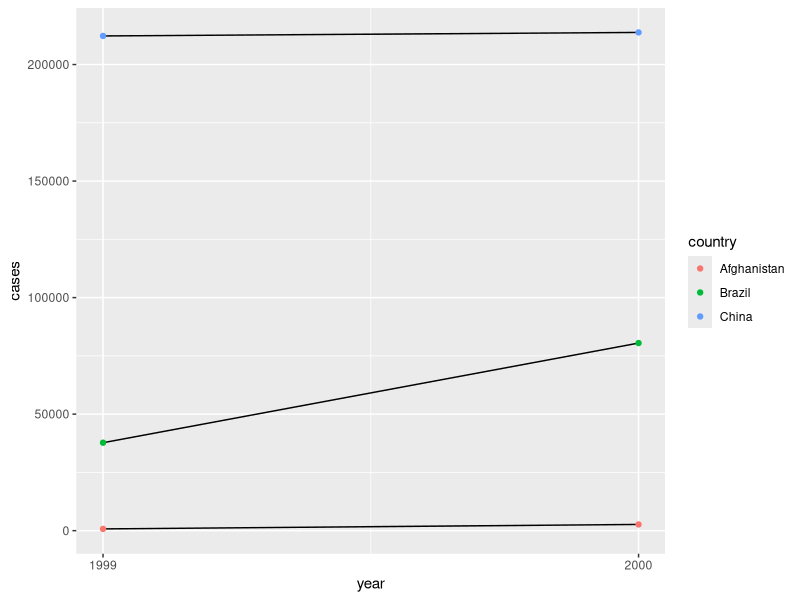

Generate this figure with R: (Note: this script raises an error after producing the figure.)
## ---- chunk 1
knitr::opts_chunk$set(echo = TRUE)
library(tidyverse)
## ---- chunk 2
table2
## ---- chunk 3
tidy2<-table2%>%
  pivot_wider(names_from = type,values_from = count)
tidy2%>%
  mutate(rate=cases/population*10000)
## ---- chunk 4
tidy4a<-table4a %>%
  pivot_longer(c(`1999`,`2000`),names_to = "year", values_to = "cases")
tidy4b<-table4b %>%
  pivot_longer(c(`1999`,`2000`),names_to = "year", values_to = "population")
tidy4<-left_join(tidy4a,tidy4b)  # 4a on the left, 4b on the right
tidy4%>%
  mutate(rate=cases/population*10000)
## ---- chunk 5
left_join(table4a,table4b,by=c("country"))
## ---- chunk 6
table2%>%
  pivot_wider(names_from = type,values_from = count)%>%
  ggplot()+
  geom_line(aes(year,cases,group=country))+
  geom_point(aes(year,cases,color=country))+
  scale_x_continuous(breaks = (c(1999,2000)))
## ---- chunk 7
stocks <- tibble(
  year   = c(2015, 2015, 2016, 2016),
  half  = c(   1,    2,     1,    2),
  return = c(1.88, 0.59, 0.92, 0.17)
)
stocks
stocks %>% 
  pivot_wider(names_from = year, values_from = return) %>% 
  pivot_longer(`2015`:`2016`, names_to = "year", values_to = "return")  # year and half column exchange their positions  # the names_to and values_to columns are moved to the end of the table
## ---- chunk 8
table4a %>% 
  pivot_longer(c(1999, 2000), names_to = "year", values_to = "cases") # need backquotes, they are not numeric
#> Error: Can't subset columns that don't exist.
#> ✖ Locations 1999 and 2000 don't exist.
#> ℹ There are only 3 columns
## ---- chunk 9
table4a %>% 
  pivot_longer(c(`1999`, `2000`), names_to = "year", values_to = "cases")
## ---- chunk 10
table4a %>% 
  pivot_longer(c(2,3), names_to = "year", values_to = "cases")  # if you want to use integer, that repesents the index (starting from 1)
## ---- chunk 11
people <- tribble(
  ~name,             ~names,  ~values,
  #-----------------|--------|------
  "Phillip Woods",   "age",       45,
  "Phillip Woods",   "height",   186,
  "Phillip Woods",   "age",       50,   # this column has the same identification info as the first column
  "Jessica Cordero", "age",       37,
  "Jessica Cordero", "height",   156
)
people$id <- c(1, 1, 2, 1, 1)
people
people%>%
  pivot_wider(names_from = names, values_from = values)
## ---- chunk 12
preg <- tribble(
  ~pregnant, ~male, ~female,
  "yes",     NA,    10,
  "no",      20,    12
)
preg%>%
  pivot_longer(c(male,female),names_to = "gender", values_to = "count")
## ---- chunk 13
tibble(x = c("a,b,c", "d,e,f,g", "h,i,j")) %>% 
  separate(x, c("one", "two", "three"))

tibble(x = c("a,b,c", "d,e,f,g", "h,i,j")) %>% 
  separate(x, c("one", "two", "three"),extra = "drop")

tibble(x = c("a,b,c", "d,e,f,g", "h,i,j")) %>% 
  separate(x, c("one", "two", "three"),extra = "merge")

tibble(x = c("a,b,c", "d,e", "f,g,i")) %>% 
  separate(x, c("one", "two", "three"))

tibble(x = c("a,b,c", "d,e", "f,g,i")) %>% 
  separate(x, c("one", "two", "three"),fill="right")

tibble(x = c("a,b,c", "d,e", "f,g,i")) %>% 
  separate(x, c("one", "two", "three"),fill="left")
## ---- chunk 14
table3
table3 %>% 
  separate(year, into = c("century", "year"), sep = 2, remove =FALSE) # the year column is still removed even if I set "FALSE"??????????
## ---- chunk 15
table5 %>% 
  unite(new, century, year, sep = "", remove = FALSE)  # yes, the origin columns are retained
## ---- chunk 16
gss_cat%>%
  ggplot()+
  geom_bar(aes(rincome))+
  theme(axis.text.x = element_text(angle = 90, hjust = 1))
## ---- chunk 17
gss_cat%>%
  group_by(relig)%>%
  summarise(n=n())
## ---- chunk 18
gss_cat%>%
  group_by(partyid)%>%
  summarise(n=n())
## ---- chunk 19
gss_cat %>%
  filter(!is.na(tvhours)) %>%
  ggplot(aes(x = tvhours)) +
  geom_histogram(binwidth = 1)
